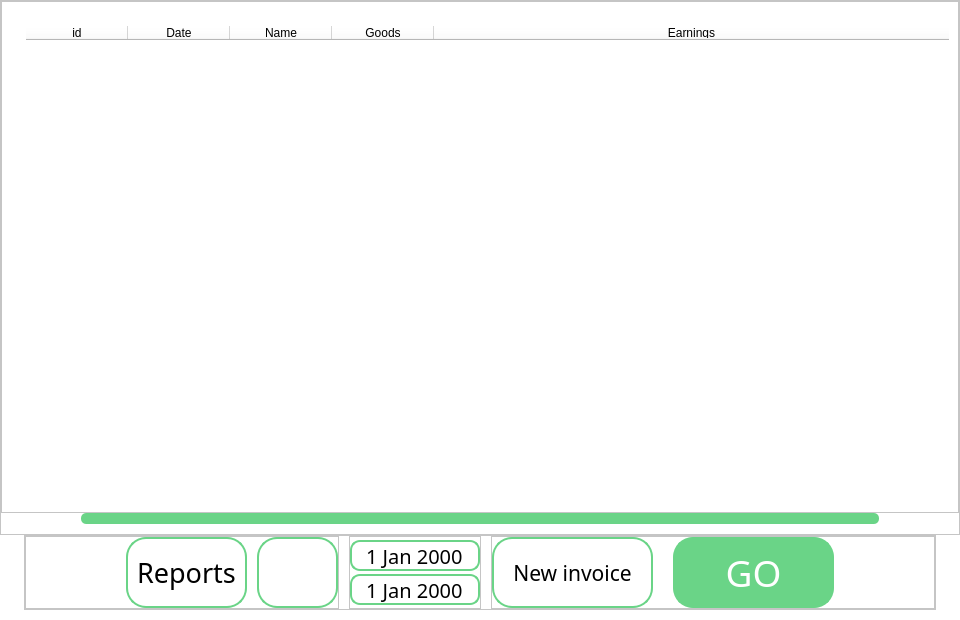
<?xml version="1.0" encoding="UTF-8"?>
<ui version="4.0">
 <class>Invoices</class>
 <widget class="QDialog" name="Invoices">
  <property name="geometry">
   <rect>
    <x>0</x>
    <y>0</y>
    <width>960</width>
    <height>620</height>
   </rect>
  </property>
  <property name="minimumSize">
   <size>
    <width>960</width>
    <height>620</height>
   </size>
  </property>
  <property name="font">
   <font>
    <family>Bauhaus 93</family>
    <pointsize>72</pointsize>
   </font>
  </property>
  <property name="windowTitle">
   <string>Invoices</string>
  </property>
  <property name="styleSheet">
   <string notr="true">background: rgb(255, 255, 255);
background-position: center;</string>
  </property>
  <layout class="QVBoxLayout" name="verticalLayout_2">
   <property name="spacing">
    <number>0</number>
   </property>
   <property name="leftMargin">
    <number>0</number>
   </property>
   <property name="topMargin">
    <number>0</number>
   </property>
   <property name="rightMargin">
    <number>0</number>
   </property>
   <property name="bottomMargin">
    <number>0</number>
   </property>
   <item>
    <layout class="QVBoxLayout" name="verticalLayout">
     <item>
      <widget class="QFrame" name="frame">
       <property name="frameShape">
        <enum>QFrame::StyledPanel</enum>
       </property>
       <property name="frameShadow">
        <enum>QFrame::Raised</enum>
       </property>
       <layout class="QVBoxLayout" name="verticalLayout_7">
        <property name="spacing">
         <number>0</number>
        </property>
        <property name="leftMargin">
         <number>0</number>
        </property>
        <property name="topMargin">
         <number>0</number>
        </property>
        <property name="rightMargin">
         <number>0</number>
        </property>
        <property name="bottomMargin">
         <number>0</number>
        </property>
        <item>
         <layout class="QVBoxLayout" name="verticalLayout_6">
          <item>
           <widget class="QFrame" name="frame_6">
            <property name="frameShape">
             <enum>QFrame::StyledPanel</enum>
            </property>
            <property name="frameShadow">
             <enum>QFrame::Raised</enum>
            </property>
            <layout class="QVBoxLayout" name="verticalLayout_9">
             <property name="spacing">
              <number>0</number>
             </property>
             <property name="leftMargin">
              <number>20</number>
             </property>
             <property name="topMargin">
              <number>20</number>
             </property>
             <property name="rightMargin">
              <number>5</number>
             </property>
             <property name="bottomMargin">
              <number>20</number>
             </property>
             <item>
              <widget class="QTableWidget" name="tableWidget">
               <property name="font">
                <font>
                 <family>Dubai Light</family>
                 <pointsize>14</pointsize>
                </font>
               </property>
               <property name="styleSheet">
                <string notr="true">background-color: white;
border-radius: 20;
color: black; 
border: 2px solid white;</string>
               </property>
               <attribute name="horizontalHeaderVisible">
                <bool>true</bool>
               </attribute>
               <attribute name="horizontalHeaderCascadingSectionResizes">
                <bool>true</bool>
               </attribute>
               <attribute name="horizontalHeaderDefaultSectionSize">
                <number>102</number>
               </attribute>
               <attribute name="horizontalHeaderHighlightSections">
                <bool>false</bool>
               </attribute>
               <attribute name="horizontalHeaderShowSortIndicator" stdset="0">
                <bool>true</bool>
               </attribute>
               <attribute name="horizontalHeaderStretchLastSection">
                <bool>true</bool>
               </attribute>
               <attribute name="verticalHeaderVisible">
                <bool>false</bool>
               </attribute>
               <attribute name="verticalHeaderHighlightSections">
                <bool>false</bool>
               </attribute>
               <attribute name="verticalHeaderShowSortIndicator" stdset="0">
                <bool>false</bool>
               </attribute>
               <attribute name="verticalHeaderStretchLastSection">
                <bool>false</bool>
               </attribute>
               <column>
                <property name="text">
                 <string>id</string>
                </property>
               </column>
               <column>
                <property name="text">
                 <string>Date</string>
                </property>
               </column>
               <column>
                <property name="text">
                 <string>Name</string>
                </property>
               </column>
               <column>
                <property name="text">
                 <string>Goods</string>
                </property>
               </column>
               <column>
                <property name="text">
                 <string>Earnings</string>
                </property>
               </column>
              </widget>
             </item>
            </layout>
           </widget>
          </item>
         </layout>
        </item>
        <item>
         <layout class="QVBoxLayout" name="verticalLayout_5">
          <property name="spacing">
           <number>0</number>
          </property>
          <property name="leftMargin">
           <number>80</number>
          </property>
          <property name="rightMargin">
           <number>80</number>
          </property>
          <property name="bottomMargin">
           <number>10</number>
          </property>
          <item alignment="Qt::AlignVCenter">
           <widget class="QFrame" name="frame_7">
            <property name="minimumSize">
             <size>
              <width>0</width>
              <height>11</height>
             </size>
            </property>
            <property name="maximumSize">
             <size>
              <width>16777215</width>
              <height>0</height>
             </size>
            </property>
            <property name="styleSheet">
             <string notr="true">background-color: #6ad487;
border-radius: 5;
color: white; 
</string>
            </property>
            <property name="frameShape">
             <enum>QFrame::StyledPanel</enum>
            </property>
            <property name="frameShadow">
             <enum>QFrame::Raised</enum>
            </property>
            <layout class="QVBoxLayout" name="verticalLayout_8">
             <property name="spacing">
              <number>0</number>
             </property>
             <property name="leftMargin">
              <number>80</number>
             </property>
             <property name="topMargin">
              <number>10</number>
             </property>
             <property name="rightMargin">
              <number>80</number>
             </property>
             <property name="bottomMargin">
              <number>20</number>
             </property>
            </layout>
           </widget>
          </item>
         </layout>
        </item>
       </layout>
      </widget>
     </item>
    </layout>
   </item>
   <item>
    <layout class="QHBoxLayout" name="horizontalLayout">
     <property name="spacing">
      <number>10</number>
     </property>
     <property name="bottomMargin">
      <number>10</number>
     </property>
     <item alignment="Qt::AlignHCenter">
      <widget class="QFrame" name="frame_2">
       <property name="frameShape">
        <enum>QFrame::StyledPanel</enum>
       </property>
       <property name="frameShadow">
        <enum>QFrame::Raised</enum>
       </property>
       <layout class="QHBoxLayout" name="horizontalLayout_4">
        <property name="spacing">
         <number>10</number>
        </property>
        <property name="leftMargin">
         <number>0</number>
        </property>
        <property name="topMargin">
         <number>0</number>
        </property>
        <property name="rightMargin">
         <number>0</number>
        </property>
        <property name="bottomMargin">
         <number>0</number>
        </property>
        <item>
         <layout class="QHBoxLayout" name="horizontalLayout_2">
          <item>
           <widget class="QFrame" name="frame_3">
            <property name="frameShape">
             <enum>QFrame::StyledPanel</enum>
            </property>
            <property name="frameShadow">
             <enum>QFrame::Raised</enum>
            </property>
            <layout class="QHBoxLayout" name="horizontalLayout_5">
             <property name="spacing">
              <number>10</number>
             </property>
             <property name="leftMargin">
              <number>100</number>
             </property>
             <property name="topMargin">
              <number>0</number>
             </property>
             <property name="rightMargin">
              <number>0</number>
             </property>
             <property name="bottomMargin">
              <number>0</number>
             </property>
             <item>
              <widget class="QPushButton" name="ReportsButton">
               <property name="minimumSize">
                <size>
                 <width>121</width>
                 <height>71</height>
                </size>
               </property>
               <property name="maximumSize">
                <size>
                 <width>121</width>
                 <height>71</height>
                </size>
               </property>
               <property name="font">
                <font>
                 <family>Dubai Light</family>
                 <pointsize>20</pointsize>
                </font>
               </property>
               <property name="styleSheet">
                <string notr="true">QPushButton{
background-color: white;
border-radius: 20;
color: black; 
border: 2px solid #6ad487;
}

QPushButton:hover {

	
	background-color: #6ad487;
	border-color: rgb(255, 255, 255);
	selection-color: rgb(92, 186, 117);
	font: 57 20pt &quot;Dubai Medium&quot;;
	color: white;
}
</string>
               </property>
               <property name="text">
                <string>Reports</string>
               </property>
              </widget>
             </item>
             <item>
              <widget class="QPushButton" name="PlotsButton">
               <property name="minimumSize">
                <size>
                 <width>81</width>
                 <height>71</height>
                </size>
               </property>
               <property name="maximumSize">
                <size>
                 <width>81</width>
                 <height>71</height>
                </size>
               </property>
               <property name="font">
                <font>
                 <family>Broadway</family>
                 <pointsize>28</pointsize>
                </font>
               </property>
               <property name="styleSheet">
                <string notr="true">QPushButton{
background-color: white;
border-radius: 20;
color: black; 
border: 2px solid #6ad487;
}

QPushButton:hover {

	
	border: 3px solid #6ad487;
	selection-color: rgb(92, 186, 117);
	font: 57 20pt &quot;Dubai Medium&quot;;
	color: white;
}
</string>
               </property>
               <property name="text">
                <string/>
               </property>
               <property name="icon">
                <iconset>
                 <normaloff>plots.png</normaloff>plots.png</iconset>
               </property>
               <property name="iconSize">
                <size>
                 <width>55</width>
                 <height>55</height>
                </size>
               </property>
              </widget>
             </item>
            </layout>
           </widget>
          </item>
         </layout>
        </item>
        <item>
         <layout class="QVBoxLayout" name="verticalLayout_3">
          <item>
           <widget class="QFrame" name="frame_4">
            <property name="frameShape">
             <enum>QFrame::StyledPanel</enum>
            </property>
            <property name="frameShadow">
             <enum>QFrame::Raised</enum>
            </property>
            <layout class="QVBoxLayout" name="verticalLayout_4">
             <property name="spacing">
              <number>0</number>
             </property>
             <property name="leftMargin">
              <number>0</number>
             </property>
             <property name="topMargin">
              <number>0</number>
             </property>
             <property name="rightMargin">
              <number>0</number>
             </property>
             <property name="bottomMargin">
              <number>0</number>
             </property>
             <item>
              <widget class="QDateEdit" name="datePicker1">
               <property name="minimumSize">
                <size>
                 <width>130</width>
                 <height>0</height>
                </size>
               </property>
               <property name="maximumSize">
                <size>
                 <width>200</width>
                 <height>31</height>
                </size>
               </property>
               <property name="font">
                <font>
                 <family>Dubai Light</family>
                 <pointsize>15</pointsize>
                </font>
               </property>
               <property name="accessibleDescription">
                <string/>
               </property>
               <property name="layoutDirection">
                <enum>Qt::LeftToRight</enum>
               </property>
               <property name="autoFillBackground">
                <bool>false</bool>
               </property>
               <property name="styleSheet">
                <string notr="true">QDateEdit{
background-color: white;
border: 2px solid #6ad487;
border-radius: 10;
}

QDateEdit:hover {


	border: 3px solid  #6ad487;
	

}
</string>
               </property>
               <property name="alignment">
                <set>Qt::AlignCenter</set>
               </property>
               <property name="buttonSymbols">
                <enum>QAbstractSpinBox::NoButtons</enum>
               </property>
              </widget>
             </item>
             <item>
              <widget class="QDateEdit" name="datePicker2">
               <property name="minimumSize">
                <size>
                 <width>130</width>
                 <height>0</height>
                </size>
               </property>
               <property name="maximumSize">
                <size>
                 <width>200</width>
                 <height>31</height>
                </size>
               </property>
               <property name="font">
                <font>
                 <family>Dubai Light</family>
                 <pointsize>15</pointsize>
                </font>
               </property>
               <property name="layoutDirection">
                <enum>Qt::LeftToRight</enum>
               </property>
               <property name="styleSheet">
                <string notr="true">QDateEdit{
background-color: white;
border: 2px solid #6ad487;
border-radius: 10;
}

QDateEdit:hover {


	border: 3px solid  #6ad487;
	

}
</string>
               </property>
               <property name="alignment">
                <set>Qt::AlignCenter</set>
               </property>
               <property name="buttonSymbols">
                <enum>QAbstractSpinBox::NoButtons</enum>
               </property>
              </widget>
             </item>
            </layout>
           </widget>
          </item>
         </layout>
        </item>
        <item>
         <layout class="QHBoxLayout" name="horizontalLayout_3">
          <item>
           <widget class="QFrame" name="frame_5">
            <property name="frameShape">
             <enum>QFrame::StyledPanel</enum>
            </property>
            <property name="frameShadow">
             <enum>QFrame::Raised</enum>
            </property>
            <layout class="QHBoxLayout" name="horizontalLayout_6">
             <property name="spacing">
              <number>20</number>
             </property>
             <property name="leftMargin">
              <number>0</number>
             </property>
             <property name="topMargin">
              <number>0</number>
             </property>
             <property name="rightMargin">
              <number>100</number>
             </property>
             <property name="bottomMargin">
              <number>0</number>
             </property>
             <item>
              <widget class="QPushButton" name="newInvoiceButton">
               <property name="minimumSize">
                <size>
                 <width>161</width>
                 <height>71</height>
                </size>
               </property>
               <property name="maximumSize">
                <size>
                 <width>161</width>
                 <height>71</height>
                </size>
               </property>
               <property name="font">
                <font>
                 <family>Dubai Light</family>
                 <pointsize>16</pointsize>
                </font>
               </property>
               <property name="styleSheet">
                <string notr="true">QPushButton{
background-color: white;
border-radius: 20;
color: black; 
border: 2px solid #6ad487;
}

QPushButton:hover {

	
	background-color: #ffff;
	border: 3px solid #6ad487;
	selection-color: rgb(92, 186, 117);
	font: 25 16pt &quot;Dubai Light&quot;;
	
	
}
</string>
               </property>
               <property name="text">
                <string>New invoice</string>
               </property>
              </widget>
             </item>
             <item>
              <widget class="QPushButton" name="showInvoicesButton">
               <property name="minimumSize">
                <size>
                 <width>161</width>
                 <height>71</height>
                </size>
               </property>
               <property name="maximumSize">
                <size>
                 <width>161</width>
                 <height>71</height>
                </size>
               </property>
               <property name="font">
                <font>
                 <family>Broadway</family>
                 <pointsize>28</pointsize>
                </font>
               </property>
               <property name="styleSheet">
                <string notr="true">
QPushButton{
background-color: #6ad487;
border-radius: 20;
color: white; 

border: 2px solid #6ad487;
}

QPushButton:hover {

	
	
	border-color: rgb(255, 255, 255);
	font: 28pt &quot;Broadway&quot;;
}

</string>
               </property>
               <property name="text">
                <string>GO</string>
               </property>
              </widget>
             </item>
            </layout>
           </widget>
          </item>
         </layout>
        </item>
       </layout>
      </widget>
     </item>
    </layout>
   </item>
  </layout>
 </widget>
 <resources/>
 <connections/>
</ui>
